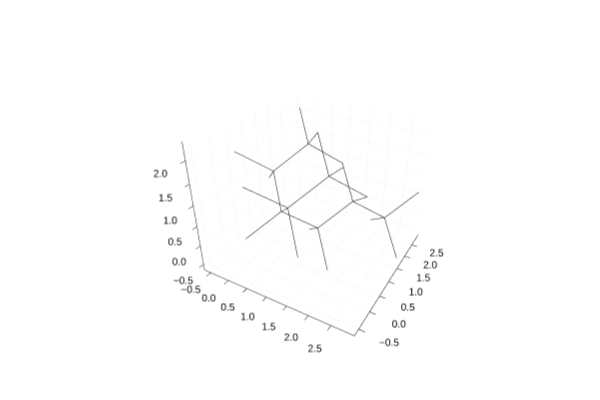

The code cell stored with this chart in its notebook:
### Markdown cell above
We can visualize the initial network (this will open in a new window).

### Code cell
plot = NG.plot_spatial_network_2(spatial_network)

display(plot)

### Figure 1 — Plotly figure (JSON) as saved in the notebook; plotly's stock layout.template omitted (floating-point values rounded to 4 significant figures)
{"data": [{"colorbar": {"len": 0.9525, "title": "", "x": 0.9934, "y": 0.5139}, "legendgroup": "y1", "line": {"color": "rgba(0, 0, 0, 1.000)", "dash": "solid", "shape": "linear", "width": 1}, "mode": "lines", "name": "y1", "scene": "scene", "showlegend": false, "type": "scatter3d", "x": [1.155, 1.732], "xaxis": "x", "y": [1.155, 1.732], "yaxis": "y", "z": [0, 0.5774], "zaxis": "z"}, {"colorbar": {"len": 0.9525, "title": "", "x": 0.9934, "y": 0.5139}, "legendgroup": "y2", "line": {"color": "rgba(0, 0, 0, 1.000)", "dash": "solid", "shape": "linear", "width": 1}, "mode": "lines", "name": "y2", "scene": "scene", "showlegend": false, "type": "scatter3d", "x": [1.155, 0.5774], "xaxis": "x", "y": [1.155, 0.5774], "yaxis": "y", "z": [0, 0.5774], "zaxis": "z"}, {"colorbar": {"len": 0.9525, "title": "", "x": 0.9934, "y": 0.5139}, "legendgroup": "y3", "line": {"color": "rgba(0, 0, 0, 1.000)", "dash": "solid", "shape": "linear", "width": 1}, "mode": "lines", "name": "y3", "scene": "scene", "showlegend": false, "type": "scatter3d", "x": [1.155, 1.732], "xaxis": "x", "y": [1.155, 0.5774], "yaxis": "y", "z": [0, -0.5774], "zaxis": "z"}, {"colorbar": {"len": 0.9525, "title": "", "x": 0.9934, "y": 0.5139}, "legendgroup": "y4", "line": {"color": "rgba(0, 0, 0, 1.000)", "dash": "solid", "shape": "linear", "width": 1}, "mode": "lines", "name": "y4", "scene": "scene", "showlegend": false, "type": "scatter3d", "x": [1.155, 0.5774], "xaxis": "x", "y": [1.155, 1.732], "yaxis": "y", "z": [0, -0.5774], "zaxis": "z"}, {"colorbar": {"len": 0.9525, "title": "", "x": 0.9934, "y": 0.5139}, "legendgroup": "y5", "line": {"color": "rgba(0, 0, 0, 1.000)", "dash": "solid", "shape": "linear", "width": 1}, "mode": "lines", "name": "y5", "scene": "scene", "showlegend": false, "type": "scatter3d", "x": [1.732, 2.309], "xaxis": "x", "y": [1.732, 2.309], "yaxis": "y", "z": [0.5774, 0], "zaxis": "z"}, {"colorbar": {"len": 0.9525, "title": "", "x": 0.9934, "y": 0.5139}, "legendgroup": "y6", "line": {"color": "rgba(0, 0, 0, 1.000)", "dash": "solid", "shape": "linear", "width": 1}, "mode": "lines", "name": "y6", "scene": "scene", "showlegend": false, "type": "scatter3d", "x": [1.732, 2.309], "xaxis": "x", "y": [1.732, 1.155], "yaxis": "y", "z": [0.5774, 1.155], "zaxis": "z"}, {"colorbar": {"len": 0.9525, "title": "", "x": 0.9934, "y": 0.5139}, "legendgroup": "y7", "line": {"color": "rgba(0, 0, 0, 1.000)", "dash": "solid", "shape": "linear", "width": 1}, "mode": "lines", "name": "y7", "scene": "scene", "showlegend": false, "type": "scatter3d", "x": [1.732, 1.155], "xaxis": "x", "y": [1.732, 2.309], "yaxis": "y", "z": [0.5774, 1.155], "zaxis": "z"}, {"colorbar": {"len": 0.9525, "title": "", "x": 0.9934, "y": 0.5139}, "legendgroup": "y8", "line": {"color": "rgba(0, 0, 0, 1.000)", "dash": "solid", "shape": "linear", "width": 1}, "mode": "lines", "name": "y8", "scene": "scene", "showlegend": false, "type": "scatter3d", "x": [1.026e-15, 0.5774], "xaxis": "x", "y": [1.155, 0.5774], "yaxis": "y", "z": [1.155, 0.5774], "zaxis": "z"}, {"colorbar": {"len": 0.9525, "title": "", "x": 0.9934, "y": 0.5139}, "legendgroup": "y9", "line": {"color": "rgba(0, 0, 0, 1.000)", "dash": "solid", "shape": "linear", "width": 1}, "mode": "lines", "name": "y9", "scene": "scene", "showlegend": false, "type": "scatter3d", "x": [1.026e-15, 0.5774], "xaxis": "x", "y": [1.155, 1.732], "yaxis": "y", "z": [1.155, 1.732], "zaxis": "z"}, {"colorbar": {"len": 0.9525, "title": "", "x": 0.9934, "y": 0.5139}, "legendgroup": "y10", "line": {"color": "rgba(0, 0, 0, 1.000)", "dash": "solid", "shape": "linear", "width": 1}, "mode": "lines", "name": "y10", "scene": "scene", "showlegend": false, "type": "scatter3d", "x": [1.026e-15, -0.5774], "xaxis": "x", "y": [1.155, 1.732], "yaxis": "y", "z": [1.155, 0.5774], "zaxis": "z"}, {"colorbar": {"len": 0.9525, "title": "", "x": 0.9934, "y": 0.5139}, "legendgroup": "y11", "line": {"color": "rgba(0, 0, 0, 1.000)", "dash": "solid", "shape": "linear", "width": 1}, "mode": "lines", "name": "y11", "scene": "scene", "showlegend": false, "type": "scatter3d", "x": [1.026e-15, -0.5774], "xaxis": "x", "y": [1.155, 0.5774], "yaxis": "y", "z": [1.155, 1.732], "zaxis": "z"}, {"colorbar": {"len": 0.9525, "title": "", "x": 0.9934, "y": 0.5139}, "legendgroup": "y12", "line": {"color": "rgba(0, 0, 0, 1.000)", "dash": "solid", "shape": "linear", "width": 1}, "mode": "lines", "name": "y12", "scene": "scene", "showlegend": false, "type": "scatter3d", "x": [1.155, 1.732], "xaxis": "x", "y": [0, 0.5774], "yaxis": "y", "z": [1.155, 1.732], "zaxis": "z"}, {"colorbar": {"len": 0.9525, "title": "", "x": 0.9934, "y": 0.5139}, "legendgroup": "y13", "line": {"color": "rgba(0, 0, 0, 1.000)", "dash": "solid", "shape": "linear", "width": 1}, "mode": "lines", "name": "y13", "scene": "scene", "showlegend": false, "type": "scatter3d", "x": [1.155, 0.5774], "xaxis": "x", "y": [0, 0.5774], "yaxis": "y", "z": [1.155, 0.5774], "zaxis": "z"}, {"colorbar": {"len": 0.9525, "title": "", "x": 0.9934, "y": 0.5139}, "legendgroup": "y14", "line": {"color": "rgba(0, 0, 0, 1.000)", "dash": "solid", "shape": "linear", "width": 1}, "mode": "lines", "name": "y14", "scene": "scene", "showlegend": false, "type": "scatter3d", "x": [1.155, 1.732], "xaxis": "x", "y": [0, -0.5774], "yaxis": "y", "z": [1.155, 0.5774], "zaxis": "z"}, {"colorbar": {"len": 0.9525, "title": "", "x": 0.9934, "y": 0.5139}, "legendgroup": "y15", "line": {"color": "rgba(0, 0, 0, 1.000)", "dash": "solid", "shape": "linear", "width": 1}, "mode": "lines", "name": "y15", "scene": "scene", "showlegend": false, "type": "scatter3d", "x": [1.155, 0.5774], "xaxis": "x", "y": [0, -0.5774], "yaxis": "y", "z": [1.155, 1.732], "zaxis": "z"}, {"colorbar": {"len": 0.9525, "title": "", "x": 0.9934, "y": 0.5139}, "legendgroup": "y16", "line": {"color": "rgba(0, 0, 0, 1.000)", "dash": "solid", "shape": "linear", "width": 1}, "mode": "lines", "name": "y16", "scene": "scene", "showlegend": false, "type": "scatter3d", "x": [1.732, 1.155], "xaxis": "x", "y": [0.5774, 1.155], "yaxis": "y", "z": [1.732, 2.309], "zaxis": "z"}, {"colorbar": {"len": 0.9525, "title": "", "x": 0.9934, "y": 0.5139}, "legendgroup": "y17", "line": {"color": "rgba(0, 0, 0, 1.000)", "dash": "solid", "shape": "linear", "width": 1}, "mode": "lines", "name": "y17", "scene": "scene", "showlegend": false, "type": "scatter3d", "x": [1.732, 2.309], "xaxis": "x", "y": [0.5774, 1.155], "yaxis": "y", "z": [1.732, 1.155], "zaxis": "z"}, {"colorbar": {"len": 0.9525, "title": "", "x": 0.9934, "y": 0.5139}, "legendgroup": "y18", "line": {"color": "rgba(0, 0, 0, 1.000)", "dash": "solid", "shape": "linear", "width": 1}, "mode": "lines", "name": "y18", "scene": "scene", "showlegend": false, "type": "scatter3d", "x": [1.732, 2.309], "xaxis": "x", "y": [0.5774, -3.331e-16], "yaxis": "y", "z": [1.732, 2.309], "zaxis": "z"}, {"colorbar": {"len": 0.9525, "title": "", "x": 0.9934, "y": 0.5139}, "legendgroup": "y19", "line": {"color": "rgba(0, 0, 0, 1.000)", "dash": "solid", "shape": "linear", "width": 1}, "mode": "lines", "name": "y19", "scene": "scene", "showlegend": false, "type": "scatter3d", "x": [0.5774, -3.331e-16], "xaxis": "x", "y": [0.5774, -3.331e-16], "yaxis": "y", "z": [0.5774, 0], "zaxis": "z"}, {"colorbar": {"len": 0.9525, "title": "", "x": 0.9934, "y": 0.5139}, "legendgroup": "y20", "line": {"color": "rgba(0, 0, 0, 1.000)", "dash": "solid", "shape": "linear", "width": 1}, "mode": "lines", "name": "y20", "scene": "scene", "showlegend": false, "type": "scatter3d", "x": [2.309, 1.732], "xaxis": "x", "y": [2.309, 2.887], "yaxis": "y", "z": [0, -0.5774], "zaxis": "z"}, {"colorbar": {"len": 0.9525, "title": "", "x": 0.9934, "y": 0.5139}, "legendgroup": "y21", "line": {"color": "rgba(0, 0, 0, 1.000)", "dash": "solid", "shape": "linear", "width": 1}, "mode": "lines", "name": "y21", "scene": "scene", "showlegend": false, "type": "scatter3d", "x": [2.309, 2.887], "xaxis": "x", "y": [2.309, 2.887], "yaxis": "y", "z": [0, 0.5774], "zaxis": "z"}, {"colorbar": {"len": 0.9525, "title": "", "x": 0.9934, "y": 0.5139}, "legendgroup": "y22", "line": {"color": "rgba(0, 0, 0, 1.000)", "dash": "solid", "shape": "linear", "width": 1}, "mode": "lines", "name": "y22", "scene": "scene", "showlegend": false, "type": "scatter3d", "x": [2.309, 2.887], "xaxis": "x", "y": [2.309, 1.732], "yaxis": "y", "z": [0, -0.5774], "zaxis": "z"}, {"colorbar": {"len": 0.9525, "title": "", "x": 0.9934, "y": 0.5139}, "legendgroup": "y23", "line": {"color": "rgba(0, 0, 0, 1.000)", "dash": "solid", "shape": "linear", "width": 1}, "mode": "lines", "name": "y23", "scene": "scene", "showlegend": false, "type": "scatter3d", "x": [0.5774, 1.155], "xaxis": "x", "y": [1.732, 1.155], "yaxis": "y", "z": [1.732, 2.309], "zaxis": "z"}, {"colorbar": {"len": 0.9525, "title": "", "x": 0.9934, "y": 0.5139}, "legendgroup": "y24", "line": {"color": "rgba(0, 0, 0, 1.000)", "dash": "solid", "shape": "linear", "width": 1}, "mode": "lines", "name": "y24", "scene": "scene", "showlegend": false, "type": "scatter3d", "x": [0.5774, 1.155], "xaxis": "x", "y": [1.732, 2.309], "yaxis": "y", "z": [1.732, 1.155], "zaxis": "z"}, {"colorbar": {"len": 0.9525, "title": "", "x": 0.9934, "y": 0.5139}, "legendgroup": "y25", "line": {"color": "rgba(0, 0, 0, 1.000)", "dash": "solid", "shape": "linear", "width": 1}, "mode": "lines", "name": "y25", "scene": "scene", "showlegend": false, "type": "scatter3d", "x": [0.5774, -3.331e-16], "xaxis": "x", "y": [1.732, 2.309], "yaxis": "y", "z": [1.732, 2.309], "zaxis": "z"}], "layout": {"annotations": [], "height": 400, "legend": {"bgcolor": "rgba(255, 255, 255, 1.000)", "bordercolor": "rgba(0, 0, 0, 1.000)", "borderwidth": 1, "font": {"color": "rgba(0, 0, 0, 1.000)", "family": "sans-serif", "size": 11}, "title": {"font": {"color": "rgba(0, 0, 0, 1.000)", "family": "sans-serif", "size": 15}, "text": ""}, "tracegroupgap": 0, "traceorder": "normal", "x": 1, "xanchor": "auto", "y": 1, "yanchor": "auto"}, "margin": {"b": 20, "l": 0, "r": 0, "t": 20}, "paper_bgcolor": "rgba(255, 255, 255, 1.000)", "plot_bgcolor": "rgba(255, 255, 255, 1.000)", "scene": {"camera": {"eye": {"x": 1.126, "y": -1.95, "z": 1.3}, "projection": "orthographic"}, "domain": {"x": [0.06582, 0.9934], "y": [0.03762, 0.9902]}, "xaxis": {"gridcolor": "rgba(0, 0, 0, 0.100)", "gridwidth": 0.5, "linecolor": "rgba(0, 0, 0, 1.000)", "mirror": false, "range": [-0.6813, 2.991], "showgrid": true, "showline": true, "showticklabels": true, "tickangle": 0, "tickcolor": "rgb(0, 0, 0)", "tickfont": {"color": "rgba(0, 0, 0, 1.000)", "family": "sans-serif", "size": 11}, "tickmode": "array", "ticks": "inside", "ticktext": ["−0.5", "0.0", "0.5", "1.0", "1.5", "2.0", "2.5"], "tickvals": [-0.5, 0, 0.5, 1, 1.5, 2, 2.5], "title": "", "titlefont": {"color": "rgba(0, 0, 0, 1.000)", "family": "sans-serif", "size": 15}, "type": "-", "visible": true, "zeroline": false, "zerolinecolor": "rgba(0, 0, 0, 1.000)"}, "yaxis": {"gridcolor": "rgba(0, 0, 0, 0.100)", "gridwidth": 0.5, "linecolor": "rgba(0, 0, 0, 1.000)", "mirror": false, "range": [-0.6813, 2.991], "showgrid": true, "showline": true, "showticklabels": true, "tickangle": 0, "tickcolor": "rgb(0, 0, 0)", "tickfont": {"color": "rgba(0, 0, 0, 1.000)", "family": "sans-serif", "size": 11}, "tickmode": "array", "ticks": "inside", "ticktext": ["−0.5", "0.0", "0.5", "1.0", "1.5", "2.0", "2.5"], "tickvals": [-0.5, 0, 0.5, 1, 1.5, 2, 2.5], "title": "", "titlefont": {"color": "rgba(0, 0, 0, 1.000)", "family": "sans-serif", "size": 15}, "type": "-", "visible": true, "zeroline": false, "zerolinecolor": "rgba(0, 0, 0, 1.000)"}, "zaxis": {"gridcolor": "rgba(0, 0, 0, 0.100)", "gridwidth": 0.5, "linecolor": "rgba(0, 0, 0, 1.000)", "mirror": false, "range": [-0.664, 2.396], "showgrid": true, "showline": true, "showticklabels": true, "tickangle": 0, "tickcolor": "rgb(0, 0, 0)", "tickfont": {"color": "rgba(0, 0, 0, 1.000)", "family": "sans-serif", "size": 11}, "tickmode": "array", "ticks": "inside", "ticktext": ["−0.5", "0.0", "0.5", "1.0", "1.5", "2.0"], "tickvals": [-0.5, 0, 0.5, 1, 1.5, 2], "title": "", "titlefont": {"color": "rgba(0, 0, 0, 1.000)", "family": "sans-serif", "size": 15}, "type": "-", "visible": true, "zeroline": false, "zerolinecolor": "rgba(0, 0, 0, 1.000)"}}, "showlegend": true, "width": 600}}
